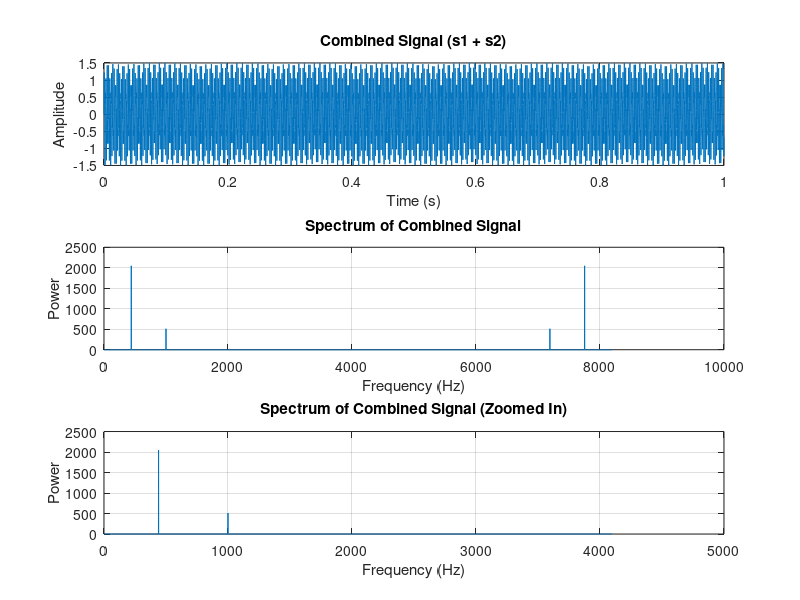
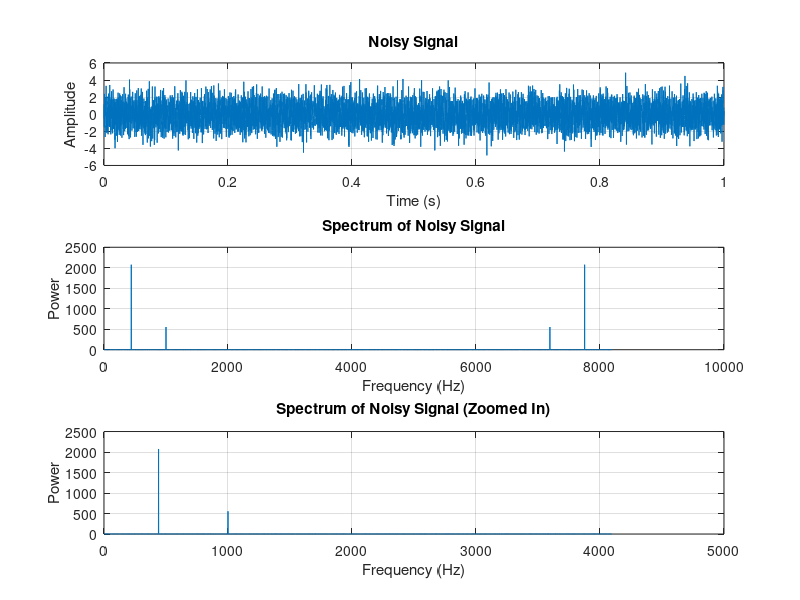

MATLAB code for these plots, in order:
% 1. Generate two sine waves:

% Notes:
% - Generating multiple sine waves and analyzing their combined signal is fundamental in signal processing.
% - The 'fft' function is used to compute the discrete Fourier transform, which helps in spectral analysis.

% Define Parameters
fs = 8192; % Sampling frequency (8192 Hz)
t = 0:1/fs:1-1/fs; % Time vector for 1 second duration

% Generate Sine Waves
s1 = sin(2 * pi * 440 * t); % Sine wave at 440 Hz with amplitude 1.0 V
s2 = 0.5 * sin(2 * pi * 1000 * t); % Sine wave at 1000 Hz with amplitude 0.5 V

% Sum the Sine Waves to Create Composite Signal
sig = s1 + s2;

% Plot the Composite Signal
figure; % Create a new figure
subplot(3, 1, 1);
plot(t, sig);
title('Combined Signal (s1 + s2)');
xlabel('Time (s)');
ylabel('Amplitude');
grid;

% Compute and Plot the Spectrum of the Combined Signal
Y = fft(sig);
f = (0:length(Y)-1) * (fs / length(Y)); % Frequency vector
Pyy = abs(Y).^2 / length(Y); % Power spectral density

subplot(3, 1, 2);
plot(f, Pyy);
title('Spectrum of Combined Signal');
xlabel('Frequency (Hz)');
ylabel('Power');
grid;

% Zoom in to plot only up to 2000 Hz
subplot(3, 1, 3);
plot(f(1:floor(length(f)/2)), Pyy(1:floor(length(Pyy)/2)));
title('Spectrum of Combined Signal (Zoomed In)');
xlabel('Frequency (Hz)');
ylabel('Power');
grid;

% 2. Assume the combined two-tone signal is stored in a variable called sig.

% Notes:
% - Adding noise to a signal helps in understanding the robustness of signal processing techniques.
% - The 'randn' function generates Gaussian noise, which is commonly used in simulations.

% Add Gaussian Noise to the Signal
noisy = sig + randn(size(sig)); % Create noisy version of the signal

% Plot the Noisy Signal
figure; % Create a new figure
subplot(3, 1, 1);
plot(t, noisy);
title('Noisy Signal');
xlabel('Time (s)');
ylabel('Amplitude');
grid;

% Compute and Plot the Spectrum of the Noisy Signal
Y_noisy = fft(noisy);
Pyy_noisy = abs(Y_noisy).^2 / length(Y_noisy);

subplot(3, 1, 2);
plot(f, Pyy_noisy);
title('Spectrum of Noisy Signal');
xlabel('Frequency (Hz)');
ylabel('Power');
grid;

subplot(3, 1, 3);
plot(f(1:floor(length(f)/2)), Pyy_noisy(1:floor(length(Pyy_noisy)/2)));
title('Spectrum of Noisy Signal (Zoomed In)');
xlabel('Frequency (Hz)');
ylabel('Power');
grid;
